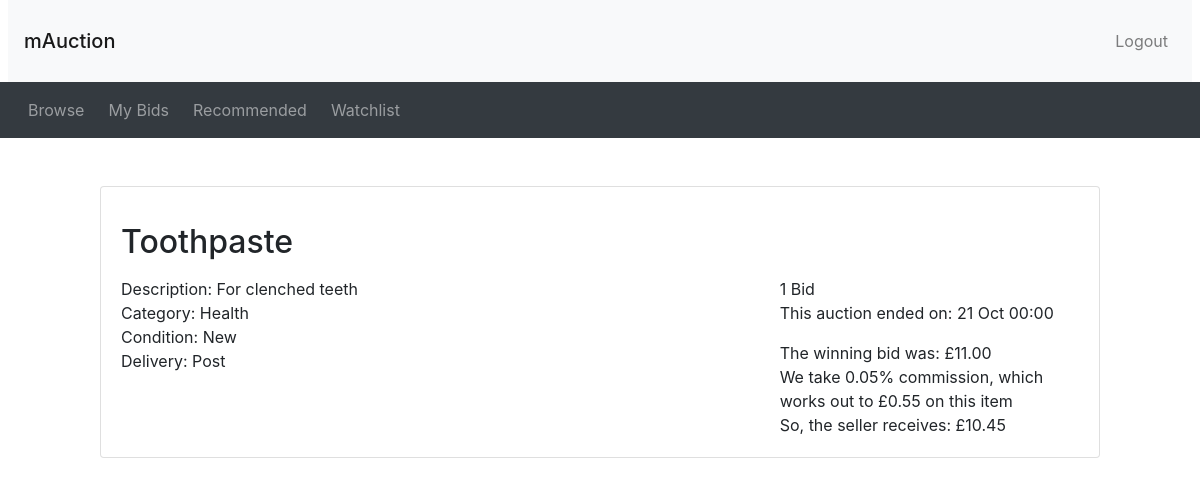
The page /listing.php?item_id=6 (signed in) on the database as committed earlier.
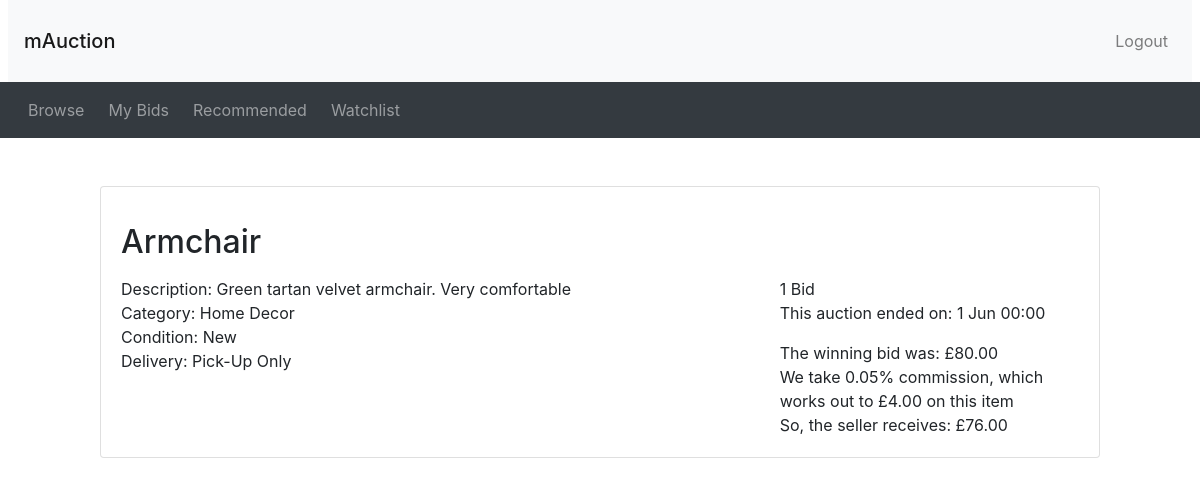
The same page on the database as committed later.
### tables this page shows
CREATE TABLE auction (
saleItemID INT NOT NULL AUTO_INCREMENT,
itemName VARCHAR(200) NOT NULL,
userName VARCHAR(45) NOT NULL, 
category VARCHAR(100) NOT NULL,
startPrice DECIMAL NOT NULL,
description VARCHAR(300) NOT NULL, 
endDate DATETIME NOT NULL, 
delivery VARCHAR(20) NOT NULL, 
itemCondition VARCHAR(30) NOT NULL, 
PRIMARY KEY (saleItemID));

### listing.php (the view, shortened to what this page needs)
<?php include_once("header.php") ?>
<?php include("connection.php") ?>
<?php
$item_id = $_GET['item_id'];
$query = "SELECT auction.*, MAX(bidAmount), COUNT(bidID)
	  FROM auction, bid where auction.saleItemID=$item_id and bid.saleItemID=$item_id";
$result = mysqli_query($connection, $query) or die('Error making select bid and auction query' . mysqli_error($connection));
while ($row = mysqli_fetch_assoc($result)) {
  $itemName = $row['itemName'];
  $description = $row['description'];
  $category = $row['category'];
  $condition = $row['itemCondition'];
  $delivery = $row['delivery'];
  $endDate = $row['endDate'];
  $current_price = $row['MAX(bidAmount)'];
  $num_bids = $row['COUNT(bidID)'];
}
$end_time = new DateTime($endDate);
$commission = (0.05 * $current_price);
$finalPrice = ($current_price - $commission);
$now = new DateTime("now");
?>
<?php if (isset($_SESSION['logged_in']) && $_SESSION['logged_in'] == true) : ?>
  <div class="container my-5">
    <div style="max-width: 1000px; margin: 10px auto">
      <div class="card">
        <div class="card-body">
          <div class="row">
            <div class="col-sm-8">
              <h2 class="my-3"><?php echo ($itemName); ?></h2>
            </div>
          </div>
          <div class="row">
            <div class="col-sm-8">
              <div class="itemDescription">
                Description: <?php echo ($description); ?>
              </div>
              <div class="itemcategory">
                Category: <?php echo ($category); ?>
              </div>
              <div class="itemcondition">
                Condition: <?php echo ($condition); ?>
              </div>
              <div class="itemdelivery">
                Delivery: <?php echo ($delivery); ?>
              </div>
            </div>
            <div class="col-sm-4">
              <?php if ($num_bids == 1) {
                echo $num_bids, ' Bid';
              } else {
                echo $num_bids, ' Bids';
              } ?>
              <p>
                <?php if ($now > $end_time) : ?>
                  This auction ended on: <?php echo (date_format($end_time, 'j M H:i')) ?></p>
              <div>
                <?php if ($current_price == 0) {  ?>
                  This item was not sold
                <?php } else { ?>
                  The winning bid was: £<?php echo number_format($current_price, 2) ?>
                  <div>
                    We take 0.05% commission, which works out to £<?php echo number_format($commission, 2) ?> on this item
                    <div>
                      So, the seller receives: £<?php echo number_format($finalPrice, 2) ?>
                    <?php }
                    ?>
                    </div>
                  <?php endif ?>
                <?php endif ?>
                  </div>
              </div>
              <?php include_once("footer.php") ?>

### header.php (shortened to what this page needs)
<!doctype html>
<html lang="en">
<head>
  <link rel="stylesheet" href="css/bootstrap.min.css">
  <link rel="stylesheet" href="https://cdnjs.cloudflare.com/ajax/libs/font-awesome/4.7.0/css/font-awesome.min.css">
  <link rel="stylesheet" href="css/custom.css">
</head>
<body>
<nav class="navbar navbar-expand-lg navbar-light bg-light mx-2">
  <h3 class="my-3"><a class="navbar-brand" href="browse.php">mAuction</a></h3>
  <ul class="navbar-nav ml-auto">
    <li class="nav-item">
<?php
if (isset($_SESSION['logged_in']) && $_SESSION['logged_in'] == true) {
    echo '<a class="nav-link" href="logout.php">Logout</a>';
}
else {
  echo '<button type="button" class="btn nav-link" data-toggle="modal" data-target="#loginModal">Login</button>';
}
?>
    </li>
  </ul>
</nav>
<nav class="navbar navbar-expand-lg navbar-dark bg-dark">
  <ul class="navbar-nav align-middle">
	<li class="nav-item mx-1">
      <a class="nav-link" href="browse.php">Browse</a>
    </li>
<?php
if (isset($_SESSION['account_type']) && $_SESSION['account_type'] == 'buyer') {
  echo('
	<li class="nav-item mx-1">
      <a class="nav-link" href="mybids.php">My Bids</a>
    </li>
	<li class="nav-item mx-1">
      <a class="nav-link" href="recommendations.php">Recommended</a>
    </li>
    <li class="nav-item mx-1">
      <a class="nav-link" href="watchlist.php">Watchlist</a>
    </li>');
  }
?>
  </ul>
</nav>

### footer.php (shortened to what this page needs)
</body>
</html>

Rows that differ between the two databases and show on the page:
changed auction "New": itemName "Toothpaste" → "Armchair"; description "For clenched teeth" → "Green tartan velvet armchair. Very comfortable"; category "Health" → "Home Decor"; delivery "Post" → "Pick-Up Only"; endDate "21 Oct 00:00" → "1 Jun 00:00"
Other text that changed with them:
$current_price: "11.00" → "80.00"
$commission: "0.55" → "4.00"
$finalPrice: "10.45" → "76.00"
